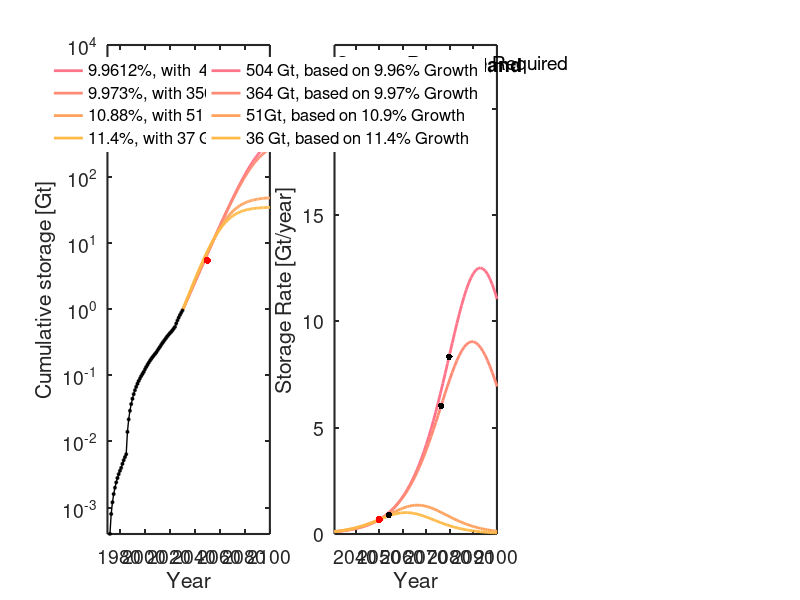

MATLAB code for this plot:
% US national 

clear all
close all
set(0,'DefaultAxesFontSize',14, 'defaultlinelinewidth', 2,...
    'DefaultAxesTitleFontWeight', 'normal')

% Define colormaps, note that colorbrewer was used for manuscript figures,
% and requires additional packages
bluecc = summer(6); 
autumncc = flipud(autumn(6)); 
springcc = (spring(12)); 
coolcc = (cool(12)); 
%% Load Data - historical data 
load('USdata.txt')
years = USdata(:,1); % years
qinj = USdata(:,2); % MT - storage rate 
Q = USdata(:,3)./1000; % Gt - cumulative storage 
%% Load Data - Central scenario by CNP
load('CumulativeStorageCentral.txt')
years1 = CumulativeStorageCentral(:,1); % years
qinj1 = CumulativeStorageCentral(:,4); % MT - storage rate 
%% Input
% Growth rate fit to current data
w = 0.09;
% possible storage capacity required in 2100
Qinf = [506];
% Fit peak years
peak_year = [2100]; 
% Input for models with change in rate in 2030
year_rate_change = (2030);
% rate change
rtarget680 = [0.099612, 0.09973, 0.1088, 0.114]; %  Low land 5.5 Gt
% resulting storage to meet 2100 target

Qtarget680 =[503.7042,  364.0326, 50.9832, 36.4033]; % mod 506, 366, 50.6, 36.6 - obs 497.6503, 350.4581, 50.8073, 36.8461
% resulting peak injection
peak_target680 = [2092.9, 2089.5, 2066.2, 2061.4];
% vector defining years c5alculate model output
x = [years(1):2100];
%% Plot cumulative storage
figure('position', [105  337  1700  441])
subplot(1,3,1)
hold on


for i=1:length(Qtarget680)
    % trajectory from 8.6 and a rate change to 10.6
    cum_at_rate_change = exp(year_rate_change.*w).*exp(-182.6431721);
    x2 = [year_rate_change:2100];
    
    C = (Qtarget680(i)-cum_at_rate_change);
    pt = (C./(1+exp(rtarget680(i)*(peak_target680(i)-x2))));
    plot(x2,pt, 'color', springcc(i+5,:))
end


% Plot actual data - historical growth data 
plot(years(1:end), Q(1:end),'-ok','MarkerFaceColor', 'k','MarkerSize',2, 'linewidth', 1,'HandleVisibility','off')
set(gca, 'YScale', 'log')

% Plot 5.5 Gt in 2050
plot(2050, 5.5, '.r', 'markersize', 16,'HandleVisibility','off')

% Large plot axis
text(1972, 5000, 'Growth Rates', 'fontsize', 14)
axis([1970 2100 10^-3.4 10^4])
legend({[num2str(rtarget680(1)*100), '%, with  498 Gt'], [num2str(rtarget680(2)*100), '%, with 350 Gt'],...
     [num2str(rtarget680(3)*100), '%, with 51 Gt'],...
     [num2str(rtarget680(4)*100), '%, with 37 Gt']}, ...
    'Box', 'off',  'fontsize', 12, 'Position', ...
    [0.159 0.63 0.07 0.2630])
xlabel('Year')
ylabel('Cumulative storage [Gt]')
box on
set(gca, 'YScale', 'log')
set(gca, 'Color', 'white');
set(gca,'linewidth',1.5)
text(2070,5000, 'Low land', 'fontsize', 14, 'FontWeight', 'bold')
%% Storage rate subplot
subplot(1,3,2)
hold on

    
% Calculate rate change storage curves of Qtarget2
for i=1:length(Qtarget680)
    cum_2030 = exp(year_rate_change.*w).*exp(-182.6431721);
    x2 = [year_rate_change:2150];
    
    C = (Qtarget680(i)-cum_2030);
    
    yrate2 = (C.*rtarget680(i).*exp(rtarget680(i).*(peak_target680(i)-x2)))./((1+exp(rtarget680(i).*(peak_target680(i)-x2))).^2);
    
    plot(x2,yrate2, 'color', springcc(i+5,:))
end



    % Calculate inflection years
inflection_time_red = peak_target680-log(2+sqrt(3))./rtarget680;
C = (Qtarget680-cum_2030);
y_inflect_red = (C.*rtarget680.*exp(rtarget680.*(peak_target680-inflection_time_red)))./...
        ((1+exp(rtarget680.*(peak_target680-inflection_time_red))).^2);

    
% Label and plot inflection years  

plot(inflection_time_red, y_inflect_red, '.k', 'markersize', 15)

plot(2050, 0.680, '.r', 'markersize', 16,'HandleVisibility','off')
% Format and annotate plot
box on
xlabel('Year')
ylabel('Storage Rate [Gt/year]')
set(gca,'linewidth',1.5)
set(gca, 'Color', 'white')
axis([2031 2100 0 23])
set(gcf, 'Color', [1,1,1]);


text(2032, 22.1, sprintf('Storage Resource Required'), 'fontsize', 14)
legend({
    [num2str(round(Qtarget680(1))), ' Gt, based on 9.96% Growth'],[num2str(round(Qtarget680(2))), ' Gt, based on 9.97% Growth'],...
    [num2str(round(Qtarget680(3))), 'Gt, based on 10.9% Growth'],[num2str(round(Qtarget680(4))), ' Gt, based on 11.4% Growth']}, ...
    'Box', 'off',  'fontsize', 12,... 
    'Position',[0.444 0.63 0.07 0.2630])
text(2075,22.1, 'Low land', 'fontsize', 14, 'FontWeight', 'bold')